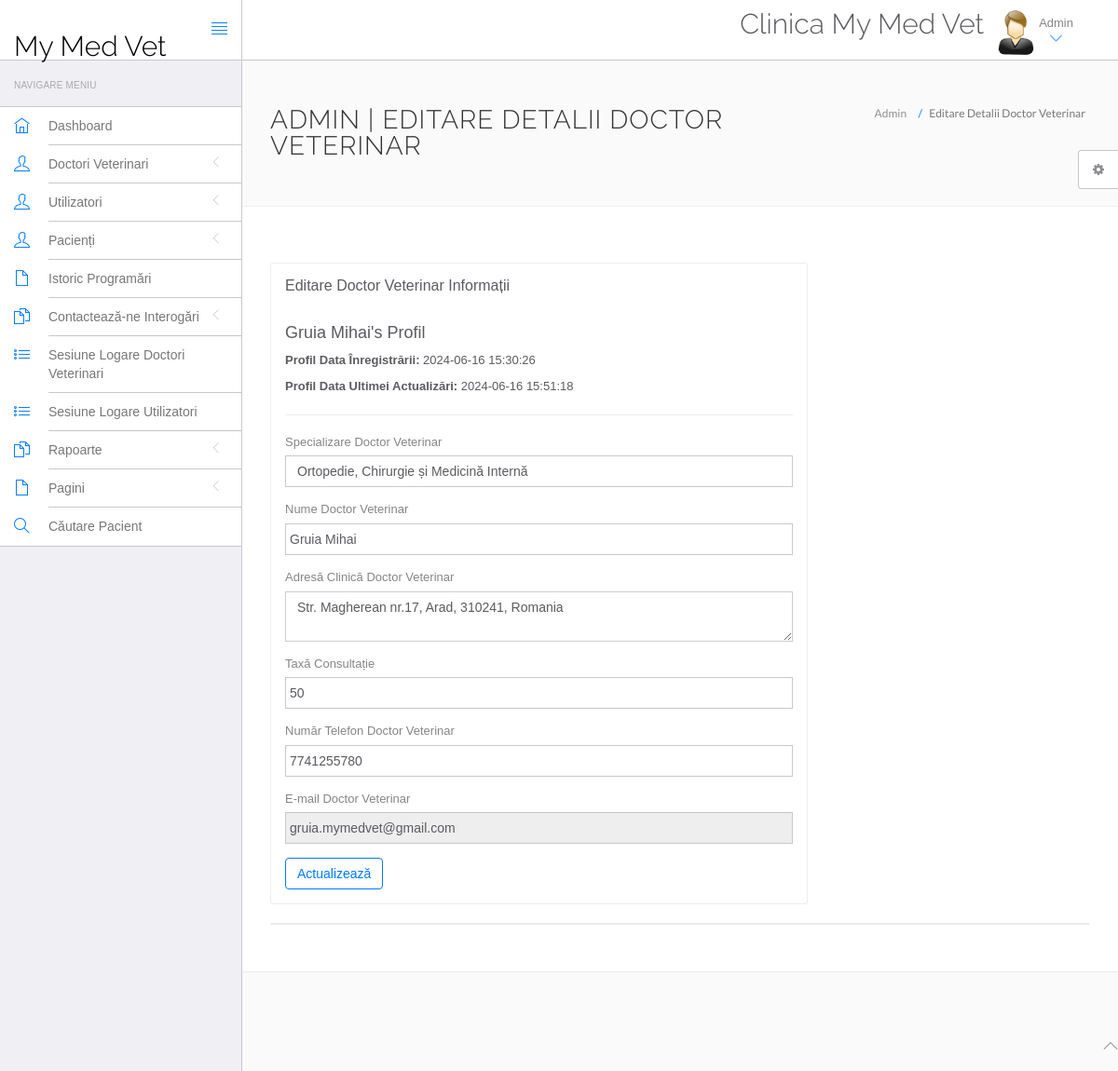
Page /mymedvet/admin/edit-doctor.php?id=1 (signed in) on the committed database.
### tables this page shows
CREATE TABLE `vetdoc` (
  `id` int(11) NOT NULL,
  `specialization` varchar(255) DEFAULT NULL,
  `vetdocName` varchar(255) DEFAULT NULL,
  `address` longtext DEFAULT NULL,
  `vetdocFees` varchar(255) DEFAULT NULL,
  `phoneNumber` bigint(12) DEFAULT NULL,
  `vetdocEmail` varchar(255) DEFAULT NULL,
  `password` varchar(255) DEFAULT NULL,
  `createDate` timestamp NULL DEFAULT current_timestamp(),
  `updateDate` timestamp NULL DEFAULT NULL ON UPDATE current_timestamp()
);

### mymedvet/admin/edit-doctor.php (the view, shortened to what this page needs)
<?php
include('include/config.php');
if(strlen($_SESSION['id']==0)) {
 header('location:logout.php');
  } else{
$did=intval($_GET['id']);
?>
<!DOCTYPE html>
<html lang="en">
	<head>
		<link rel="stylesheet" href="vendor/bootstrap/css/bootstrap.min.css">
		<link rel="stylesheet" href="vendor/fontawesome/css/font-awesome.min.css">
		<link rel="stylesheet" href="vendor/themify-icons/themify-icons.min.css">
		<link href="vendor/animate.css/animate.min.css" rel="stylesheet" media="screen">
		<link href="vendor/perfect-scrollbar/perfect-scrollbar.min.css" rel="stylesheet" media="screen">
		<link href="vendor/switchery/switchery.min.css" rel="stylesheet" media="screen">
		<link href="vendor/bootstrap-touchspin/jquery.bootstrap-touchspin.min.css" rel="stylesheet" media="screen">
		<link href="vendor/select2/select2.min.css" rel="stylesheet" media="screen">
		<link href="vendor/bootstrap-datepicker/bootstrap-datepicker3.standalone.min.css" rel="stylesheet" media="screen">
		<link href="vendor/bootstrap-timepicker/bootstrap-timepicker.min.css" rel="stylesheet" media="screen">
		<link rel="stylesheet" href="customstyle/css/styles.css">
		<link rel="stylesheet" href="customstyle/css/plugins.css">
		<link rel="stylesheet" href="customstyle/css/themes/theme-1.css" id="skin_color" />
	</head>
	<body>
		<div id="app">
<?php include('include/sidebar.php');?>
			<div class="app-content">
						<?php include('include/header.php');?>
				<div class="main-content" >
					<div class="wrap-content container" id="container">
						<section id="page-title">
							<div class="row">
								<div class="col-sm-8">
									<h1 class="mainTitle">Admin | Editare Detalii Doctor Veterinar</h1>
																	</div>
								<ol class="breadcrumb">
									<li>
										<span>Admin</span>
									</li>
									<li class="active">
										<span>Editare Detalii Doctor Veterinar</span>
									</li>
								</ol>
							</div>
						</section>
						<div class="container-fluid container-fullw bg-white">
							<div class="row">
								<div class="col-md-12">
									<div class="row margin-top-30">
										<div class="col-lg-8 col-md-12">
											<div class="panel panel-white">
												<div class="panel-heading">
													<h5 class="panel-title">Editare Doctor Veterinar Informații</h5>
												</div>
												<div class="panel-body">
									<?php $sql=mysqli_query($con,"select * from vetdoc where id='$did'");
while($data=mysqli_fetch_array($sql))
{
?>
<h4><?php echo htmlentities($data['vetdocName']);?>'s Profil</h4>
<p><b>Profil Data Înregistrării: </b><?php echo htmlentities($data['createDate']);?></p>
<?php if($data['updateDate']){?>
<p><b>Profil Data Ultimei Actualizări: </b><?php echo htmlentities($data['updateDate']);?></p>
<?php } ?>
<hr />
													<form role="form" name="adddoc" method="post" onSubmit="return valid();">
														<div class="form-group">
															<label for="DoctorSpecialization">
																Specializare Doctor Veterinar
															</label>
							<select name="Doctorspecialization" class="form-control" required="required">
					<option value="<?php echo htmlentities($data['specialization']);?>">
					<?php echo htmlentities($data['specialization']);?></option>
															</select>
														</div>
<div class="form-group">
															<label for="doctorname">
																 Nume Doctor Veterinar
															</label>
	<input type="text" name="docname" class="form-control" value="<?php echo htmlentities($data['vetdocName']);?>" >
														</div>
<div class="form-group">
															<label for="address">
																 Adresă Clinică Doctor Veterinar
															</label>
					<textarea name="clinicaddress" class="form-control"><?php echo htmlentities($data['address']);?></textarea>
														</div>
<div class="form-group">
															<label for="fess">
																 Taxă Consultație
															</label>
		<input type="text" name="docfees" class="form-control" required="required"  value="<?php echo htmlentities($data['vetdocFees']);?>" >
														</div>
<div class="form-group">
									<label for="fess">
																 Număr Telefon Doctor Veterinar
															</label>
					<input type="text" name="doccontact" class="form-control" required="required"  value="<?php echo htmlentities($data['phoneNumber']);?>">
														</div>
<div class="form-group">
									<label for="fess">
																 E-mail Doctor Veterinar
															</label>
					<input type="email" name="docemail" class="form-control"  readonly="readonly"  value="<?php echo htmlentities($data['vetdocEmail']);?>">
														</div>
														<?php } ?>
														<button type="submit" name="submit" class="btn btn-o btn-primary">
															Actualizează
														</button>
													</form>
												</div>
											</div>
										</div>
											</div>
										</div>
									<div class="col-lg-12 col-md-12">
											<div class="panel panel-white">
											</div>
										</div>
									</div>
								</div>
							</div>
						</div>
					</div>
				</div>
	<?php include('include/footer.php');?>
	<?php include('include/setting.php');?>
	</body>
</html>
<?php } ?>

### mymedvet/admin/customstyle/css/themes/theme-1.css (style rules this page uses)
body { background: #FAFAFA; }

### rows in the picture
vetdoc: vetdocName "Gruia Mihai", createDate "2024-06-16 15:30:26", updateDate "2024-06-16 15:51:18", Doctorspecialization "Ortopedie, Chirurgie și Medicină Internă", docname "Gruia Mihai", clinicaddress "Str. Magherean nr.17, Arad, 310241, Romania", docfees "50", doccontact "7741255780", docemail "gruia.mymedvet@gmail.com"
